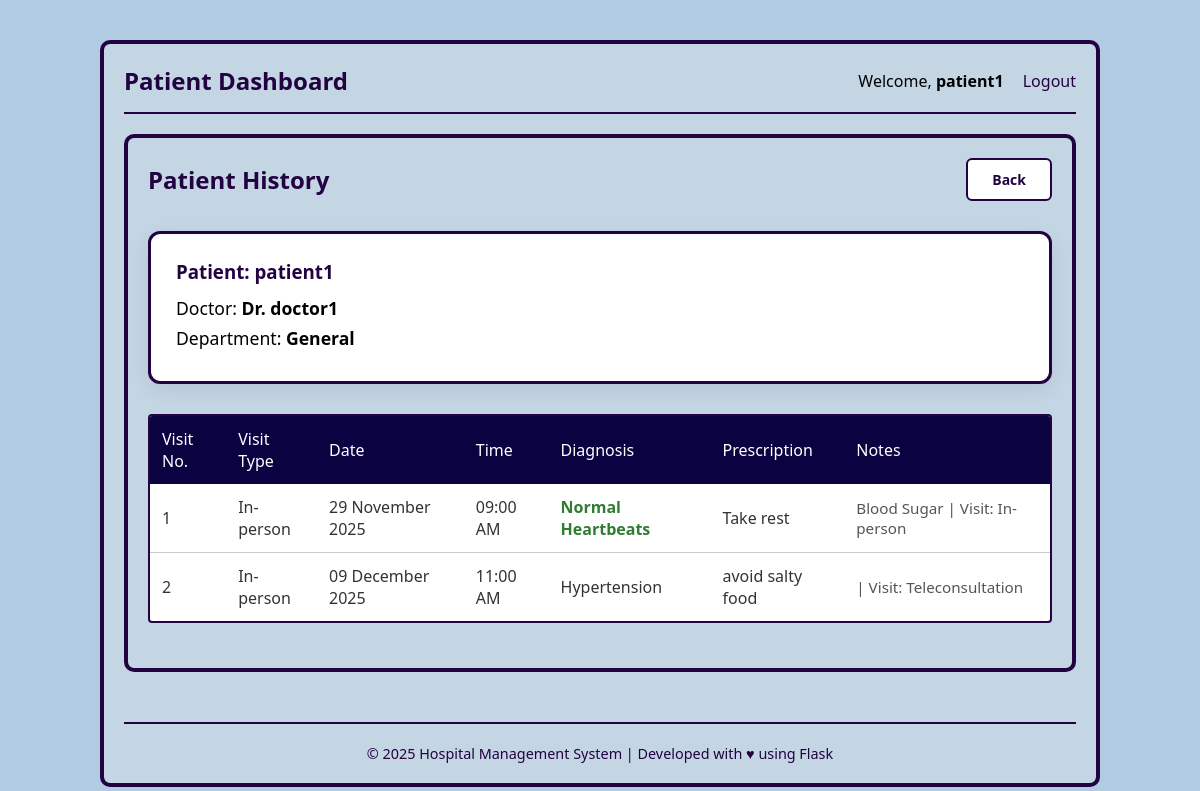
/history/1 (signed in), run on the app's committed database.
### application/models.py (models this page shows)
class Patient(db.Model):
    id = db.Column(db.Integer, primary_key=True)
    email = db.Column(db.String(), unique=True, nullable=False)
    username = db.Column(db.String(), unique=True, nullable=False)
    password = db.Column(db.String(), nullable=False)
    name = db.Column(db.String(), nullable=False)
    age = db.Column(db.Integer)
    gender = db.Column(db.Enum('Male', 'Female'))
    appointments = db.relationship('Appointment', backref='patient')

class Doctor(db.Model):
    id = db.Column(db.Integer, primary_key=True)
    email = db.Column(db.String(), unique=True, nullable=False)
    username = db.Column(db.String(), unique=True, nullable=False)
    password = db.Column(db.String(), nullable=False)
    name = db.Column(db.String(), nullable=False)
    Dep_id = db.Column(db.Integer, db.ForeignKey("department.id"), nullable=False)
    gender = db.Column(db.Enum('Male', 'Female'), nullable=False)
    appointments = db.relationship('Appointment', backref='doctor')

class Department(db.Model):
    id = db.Column(db.Integer, primary_key=True)
    dep_name = db.Column(db.String(), nullable=False)
    description = db.Column(db.String(), nullable=False)
    doctors_registered = db.relationship('Doctor', backref='department')

class Treatment(db.Model):
    id = db.Column(db.Integer, primary_key=True)
    appoint_id = db.Column(db.Integer, db.ForeignKey('appointment.id'), nullable=False)
    diagnosis = db.Column(db.Text, nullable=False)
    prescription = db.Column(db.Text, nullable=False)
    notes = db.Column(db.Text)
    created_at = db.Column(db.DateTime, default=datetime.utcnow, nullable=False)
    medicines = db.relationship('Medicine', backref='treatment', cascade='all, delete-orphan')

class Appointment(db.Model):
    id = db.Column(db.Integer, primary_key=True)
    p_id = db.Column(db.Integer, db.ForeignKey("patient.id"), nullable=False)
    d_id = db.Column(db.Integer, db.ForeignKey("doctor.id"), nullable=False)
    date = db.Column(db.Date, nullable=False)
    time = db.Column(db.Time, nullable=False)
    status = db.Column(db.Enum('Booked', 'Completed', 'Cancelled'), nullable=False)
    treatments = db.relationship('Treatment', backref='appointment')

### application/controllers.py (the view)
@app.route("/history/<int:patient_id>", methods=["GET", "POST"])
def history(patient_id):
    if session.get('user_type') != 'patient':
        flash('Access denied.', 'error')
        return redirect(url_for('logout'))
    if patient_id != session.get('user_id'):
        flash('Access denied.', 'error')
        return redirect(url_for('patient_dashboard'))
    current_patient = Patient.query.get_or_404(patient_id)
    doctors = db.session.query(Doctor).join(Appointment).filter(
        Appointment.p_id == current_patient.id,
        Appointment.status == 'Completed'
    ).distinct().all()
    treatments = Treatment.query.join(Appointment, Treatment.appoint_id == Appointment.id).filter(
        Appointment.p_id == current_patient.id,
        Appointment.status == 'Completed'
    ).order_by(Appointment.date).all()
    return render_template('patient_profile.html', patient=current_patient, doctors=doctors, treatments=treatments)

### templates/patient_profile.html (shortened to what this page needs)
{% extends "base.html" %}
{% block content %}
<div class="dashboard-container">
    <div class="nav-bar" style="margin-bottom: 30px; border-bottom: none; padding-bottom: 0;">
        <h2 style="margin: 0; color: rgb(34, 2, 65);">Patient History</h2>
        <a href="javascript:history.back()"
           class="btn"
           style="
               background: white;
               color: rgb(34, 2, 65);
               border: 2px solid rgb(34, 2, 65);
               padding: 10px 24px;
               font-weight: bold;
               border-radius: 6px;
               text-decoration: none;
           "
           onmouseover="this.style.background='rgb(34, 2, 65)'; this.style.color='white';"
           onmouseout="this.style.background='white'; this.style.color='rgb(34, 2, 65)';">
            Back
        </a>
    </div>
    <div style="
        background: white;
        padding: 25px;
        border-radius: 12px;
        border: 3px solid rgb(34, 2, 65);
        margin-bottom: 30px;
        box-shadow: 0 6px 20px rgba(0,0,0,0.08);
    ">
        <h3 style="color: rgb(34, 2, 65); margin: 0 0 12px 0;">
            Patient: <strong>{{ patient.name }}</strong>
        </h3>
        {% for doctor in doctors %}
        <p style="margin: 6px 0; font-size: 1.1em;">
            Doctor: <strong>Dr. {{ doctor.name }}</strong>
        </p>
        <p style="margin: 6px 0; font-size: 1.1em;">
            Department: <strong>{{ doctor.department.dep_name }}</strong>
        </p>
        {% endfor %}
    </div>
    <div class="section">
        <table class="appoint-table">
            <thead>
                <tr>
                    <th>Visit No.</th>
                    <th>Visit Type</th>
                    <th>Date</th>
                    <th>Time</th>
                    <th>Diagnosis</th>
                    <th>Prescription</th>
                    <th>Notes</th>
                </tr>
            </thead>
            <tbody>
                {% if treatments|length == 0 %}
                <tr>
                    <td colspan="7" style="text-align: center; padding: 40px; color: #777; font-style: italic;">
                        No treatment records found for this patient with this doctor.
                    </td>
                </tr>
                {% else %}
                    {% for treatment in treatments %}
                    <tr>
                        <td>{{ loop.index }}</td>
                        <td>In-person</td>
                        <td>{{ treatment.appointment.date.strftime('%d %B %Y') }}</td>
                        <td>{{ treatment.appointment.time.strftime('%I:%M %p') }}</td>
                        <td>
                            {% if 'abnormal' in treatment.diagnosis.lower() %}
                                <span style="color: #d32f2f; font-weight: bold;">Abnormal Heartbeats</span>
                            {% elif 'normal' in treatment.diagnosis.lower() %}
                                <span style="color: #2e7d32; font-weight: bold;">Normal Heartbeats</span>
                            {% else %}
                                {{ treatment.diagnosis }}
                            {% endif %}
                        </td>
                        <td>{{ treatment.prescription }}</td>
                        <td style="color: #555; font-size: 0.95em;">
                            {{ treatment.notes or '—' }}
                        </td>
                    </tr>
                    {% endfor %}
                {% endif %}
            </tbody>
        </table>
    </div>
</div>
{% endblock %}

### static/style1.css (style rules this page uses)
* { margin: 0; padding: 0; box-sizing: border-box; font-family: 'Segoe UI', Tahoma, Geneva, Verdana, sans-serif; }
body { background-color: rgb(177, 204, 226); display: flex; justify-content: center; padding: 20px; }
.dashboard-container { background-color: rgb(196, 213, 228); border: 4px solid rgb(34, 2, 65); border-radius: 10px; width: 100%; max-width: 1000px; padding: 20px; margin-top: 20px; }
.nav-bar { display: flex; justify-content: space-between; align-items: center; border-bottom: 2px solid rgb(34, 2, 65); padding-bottom: 15px; margin-bottom: 20px; }
.nav-bar h2 { color: rgb(34, 2, 65); }
.section { margin-bottom: 25px; }
.appoint-table { width: 100%; border-collapse: separate; border-spacing: 0; border: 2px solid rgb(34, 2, 65); background-color: white; border-radius: 4px; overflow: hidden; }
.appoint-table th { background-color: rgb(11, 2, 65); color: white; padding: 12px; text-align: left; font-weight: normal; }
.appoint-table td { padding: 12px; border-bottom: 1px solid #ccc; color: #333; }
.appoint-table tr:last-child td { border-bottom: none; }
.btn { border-radius: 4px; padding: 6px 12px; cursor: pointer; font-size: 14px; font-weight: bold; transition: 0.3s; text-decoration: none; }

### data on the page
Patient: name "patient1"
Doctor: name "doctor1", department.dep_name "General"
Treatment: appointment "29 November 2025", appointment.time "09:00 AM", diagnosis "Normal Heartbeats", prescription "Take rest", notes "Blood Sugar | Visit: In-person"
Treatment: appointment "09 December 2025", appointment.time "11:00 AM", diagnosis "Hypertension", prescription "avoid salty food", notes "| Visit: Teleconsultation"

### other printed values
{{ session.username }} "patient1"
